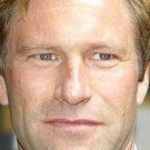
#> input picture Eigenfaces/Celebrity Images/Train/Aaron Eckhart_10.jpg, 150 x 150 px, found by its file name; its folder holds only this picture in this run
$ jupyter execute --allow-errors PCA_Eigenfaces.ipynb
#> lines starting #> are read from the running program, lines starting #| are printed output that depends on the picture
# <center> ML Course Project </center>
# <center> Face Recognition using Eigenfaces Approach </center>

***

## Importing necessary Python Libraries

[cell 1]
import os
import cv2
import numpy as np
import pandas as pd
from PIL import Image
import seaborn as sns
import matplotlib.pyplot as plt
from sklearn.decomposition import PCA
from sklearn.metrics import accuracy_score
from sklearn.metrics import confusion_matrix
from sklearn.preprocessing import LabelEncoder
from sklearn.metrics import classification_report
from sklearn.neighbors import KNeighborsClassifier

## Load training images from the folder Celebrity images

[cell 2]
def load_images_from_folder(folder):
    images = []
    for filename in os.listdir(folder):
        img = cv2.imread(os.path.join(folder,filename))
#> img is the input picture: shape (150, 150, 3); mean B, G, R 143.1, 166.8, 200
        if img is not None:
            images.append(img)
    return images

training_images = load_images_from_folder('C:/Users/jathi/Downloads/ML Project/Celebrity Images/Train')
#> training_images = 1 item

i=0
plt.figure(figsize=(20, 4))
while(i<len(training_images)):
    img = Image.fromarray(training_images[i])
    plt.subplot(2,5,int(1+i/23))
    plt.axis('off')
    plt.imshow(img)
    i+=23

## Convert all images to grayscale

[cell 3]
training_images_gray = []
for i in range(len(training_images)):
    training_images_gray.append(cv2.cvtColor(training_images[i], cv2.COLOR_BGR2GRAY))
#> this loop made 1 pass
#> after the loop, training_images_gray = 1 item

i=0
plt.figure(figsize=(20, 4))
while(i<len(training_images_gray)):
    img = Image.fromarray(training_images_gray[i])
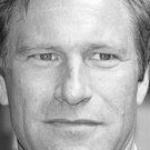
#> img: PIL image 150x150 L; min 17, max 253, mean 174
    plt.subplot(2,5,int(1+i/23))
    plt.axis('off')
    plt.imshow(img,cmap='gray')
    i+=23

## Convert training images gray to 1D array

[cell 4]
training_images_gray_1D = []
for i in range(len(training_images_gray)):
    training_images_gray_1D.append(training_images_gray[i].flatten())
#> after the loop, training_images_gray_1D = 1 item

### Use PCA on training images and obtain 10 dimensional representation of each image

[cell 5]
pca = PCA(n_components=10)
#> (the rest of this cell did not finish here and is left out)

## Display the eigen faces using matplotlib

[cell 6]
plt.figure(figsize=(20, 8))
#> (the rest of this cell did not finish here and is left out)

## Get 10 dimensional representation of test images

#> (a cell that did not finish here is left out)

## Transforming test images

#> (a cell that did not finish here is left out)

## Import CSV file

[cell 9]
df = pd.read_csv('PCA_train.csv')
#> (reads Eigenfaces/PCA_train.csv from the repository)
df.head()

## Convert categorical data to numerical data

[cell 10]
le = LabelEncoder()
df['Label'] = le.fit_transform(df['Label'])
df.tail()

## Predict the class of test images

[cell 11]
knn = KNeighborsClassifier(n_neighbors=1)

#> (the rest of this cell did not finish here and is left out)

## Importing the labels from test.csv

[cell 12]
df_test = pd.read_csv('PCA_test.csv')
#> (reads Eigenfaces/PCA_test.csv from the repository)
